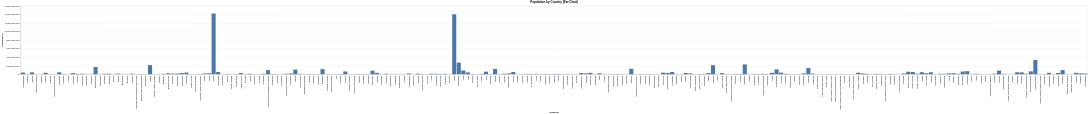

Here is the notebook cell this chart was saved with:
### Code cell
# Ensure 'Country' column is of type string
df['Country'] = df['Country'].astype(str)

# Create the Altair plot (Bar Chart)
chart = alt.Chart(df).mark_bar().encode(
    x=alt.X('Country:N', title='Country'),  # Nominal data type for Country
    y=alt.Y('Total:Q', title='Population'),  # Quantitative data type for Total
    tooltip=['Country', 'Total']  # Add tooltips for interactivity
).properties(
    title='Population by Country (Bar Chart)'
)

# Display the chart
chart

### Figure 1 — Vega-Lite specification as saved in the notebook (floating-point values rounded to 4 significant figures; data arrays with more than 128 entries replaced by an {"elided": "..."} marker saying what was removed)
{"config": {"view": {"continuousWidth": 300, "continuousHeight": 300}}, "data": {"name": "data-04976d7d883d40f2553f4c6de54e5da0"}, "mark": {"type": "bar"}, "encoding": {"tooltip": [{"field": "Country", "type": "nominal"}, {"field": "Total", "type": "quantitative"}], "x": {"field": "Country", "title": "Country", "type": "nominal"}, "y": {"field": "Total", "title": "Population", "type": "quantitative"}}, "title": "Population by Country (Bar Chart)", "$schema": "https://vega.github.io/schema/vega-lite/v5.20.1.json", "datasets": {"data-04976d7d883d40f2553f4c6de54e5da0": {"elided": "235 records"}}}
